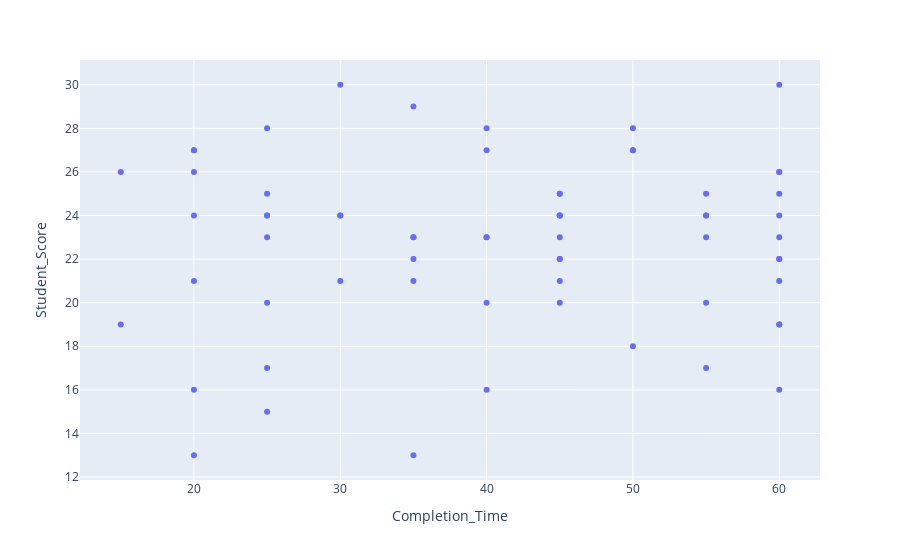

The code cell stored with this chart in its notebook:
### Markdown cell above
## Challenge 7

Plot the same scatter in `plotly express`

### Code cell
# Plot a scatter Completion_Time on X and Student_Score on Y using exam_df
plot = px.scatter(exam_df,x='Completion_Time',y='Student_Score')
display(exam_df)
display(plot)

### Figure 1 — Plotly figure (JSON) as saved in the notebook; plotly's stock layout.template omitted (floating-point values rounded to 4 significant figures)
{"data": [{"hovertemplate": "Completion_Time=%{x}<br>Student_Score=%{y}<extra></extra>", "legendgroup": "", "marker": {"color": "#636efa", "symbol": "circle"}, "mode": "markers", "name": "", "orientation": "v", "showlegend": false, "type": "scatter", "x": [20, 20, 30, 50, 55, 60, 60, 15, 20, 20, 25, 25, 35, 60, 20, 40, 45, 45, 50, 55, 60, 25, 25, 35, 40, 55, 60, 60, 60, 20, 25, 30, 35, 40, 45, 50, 55, 60, 60, 15, 25, 35, 40, 45, 45, 50, 55, 60, 25, 30, 35, 35, 40, 45, 45, 45, 60, 20, 25, 30, 40, 45, 45, 55, 60], "xaxis": "x", "y": [24, 27, 30, 18, 24, 25, 30, 26, 13, 27, 20, 24, 29, 26, 26, 23, 22, 23, 27, 23, 22, 15, 24, 13, 20, 20, 19, 21, 26, 16, 17, 24, 22, 27, 24, 27, 25, 19, 23, 19, 25, 21, 28, 24, 25, 28, 17, 22, 28, 24, 23, 23, 16, 20, 21, 25, 16, 21, 23, 21, 23, 22, 24, 24, 24], "yaxis": "y"}], "layout": {"legend": {"tracegroupgap": 0}, "margin": {"t": 60}, "xaxis": {"anchor": "y", "domain": [0, 1], "title": {"text": "Completion_Time"}}, "yaxis": {"anchor": "x", "domain": [0, 1], "title": {"text": "Student_Score"}}}}
